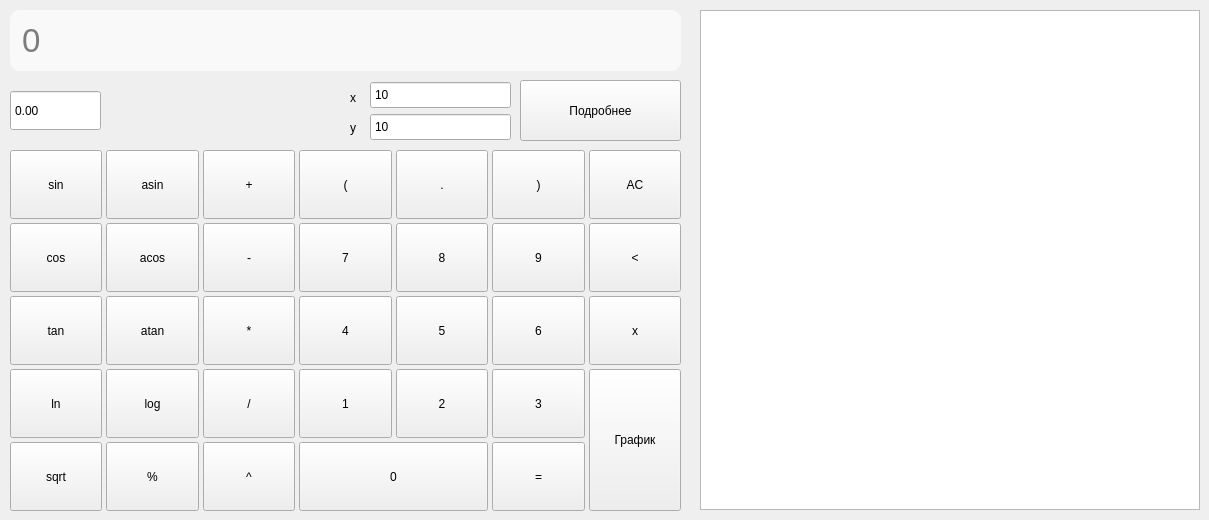
    <widget class="QWidget" name="tab">
     <attribute name="title">
      <string>Калькулятор</string>
     </attribute>
     <widget class="QWidget" name="gridLayoutWidget">
      <property name="geometry">
       <rect>
        <x>10</x>
        <y>150</y>
        <width>671</width>
        <height>361</height>
       </rect>
      </property>
      <layout class="QGridLayout" name="gridLayout">
       <property name="spacing">
        <number>4</number>
       </property>
       <item row="5" column="0">
        <widget class="QPushButton" name="pushButton_sqrt">
         <property name="sizePolicy">
          <sizepolicy hsizetype="Minimum" vsizetype="Minimum">
           <horstretch>0</horstretch>
           <verstretch>0</verstretch>
          </sizepolicy>
         </property>
         <property name="text">
          <string>sqrt</string>
         </property>
        </widget>
       </item>
       <item row="3" column="7">
        <widget class="QPushButton" name="pushButton_x">
         <property name="sizePolicy">
          <sizepolicy hsizetype="Minimum" vsizetype="Minimum">
           <horstretch>0</horstretch>
           <verstretch>0</verstretch>
          </sizepolicy>
         </property>
         <property name="text">
          <string>x</string>
         </property>
        </widget>
       </item>
       <item row="5" column="3">
        <widget class="QPushButton" name="pushButton_pow">
         <property name="sizePolicy">
          <sizepolicy hsizetype="Minimum" vsizetype="Minimum">
           <horstretch>0</horstretch>
           <verstretch>0</verstretch>
          </sizepolicy>
         </property>
         <property name="text">
          <string>^</string>
         </property>
        </widget>
       </item>
       <item row="3" column="1">
        <widget class="QPushButton" name="pushButton_atan">
         <property name="sizePolicy">
          <sizepolicy hsizetype="Minimum" vsizetype="Minimum">
           <horstretch>0</horstretch>
           <verstretch>0</verstretch>
          </sizepolicy>
         </property>
         <property name="text">
          <string>atan</string>
         </property>
        </widget>
       </item>
       <item row="2" column="7">
        <widget class="QPushButton" name="pushButton_backspace">
         <property name="sizePolicy">
          <sizepolicy hsizetype="Minimum" vsizetype="Minimum">
           <horstretch>0</horstretch>
           <verstretch>0</verstretch>
          </sizepolicy>
         </property>
         <property name="text">
          <string>&lt;</string>
         </property>
        </widget>
       </item>
       <item row="0" column="3">
        <widget class="QPushButton" name="pushButton_sum">
         <property name="sizePolicy">
          <sizepolicy hsizetype="Minimum" vsizetype="Minimum">
           <horstretch>0</horstretch>
           <verstretch>0</verstretch>
          </sizepolicy>
         </property>
         <property name="text">
          <string>+</string>
         </property>
        </widget>
       </item>
       <item row="5" column="1">
        <widget class="QPushButton" name="pushButton_mod">
         <property name="sizePolicy">
          <sizepolicy hsizetype="Minimum" vsizetype="Minimum">
           <horstretch>0</horstretch>
           <verstretch>0</verstretch>
          </sizepolicy>
         </property>
         <property name="text">
          <string>%</string>
         </property>
        </widget>
       </item>
       <item row="2" column="1">
        <widget class="QPushButton" name="pushButton_acos">
         <property name="sizePolicy">
          <sizepolicy hsizetype="Minimum" vsizetype="Minimum">
           <horstretch>0</horstretch>
           <verstretch>0</verstretch>
          </sizepolicy>
         </property>
         <property name="text">
          <string>acos</string>
         </property>
        </widget>
       </item>
       <item row="4" column="0">
        <widget class="QPushButton" name="pushButton_ln">
         <property name="sizePolicy">
          <sizepolicy hsizetype="Minimum" vsizetype="Minimum">
           <horstretch>0</horstretch>
           <verstretch>0</verstretch>
          </sizepolicy>
         </property>
         <property name="text">
          <string>ln</string>
         </property>
        </widget>
       </item>
       <item row="2" column="5">
        <widget class="QPushButton" name="pushButton_8">
         <property name="sizePolicy">
          <sizepolicy hsizetype="Minimum" vsizetype="Minimum">
           <horstretch>0</horstretch>
           <verstretch>0</verstretch>
          </sizepolicy>
         </property>
         <property name="text">
          <string>8</string>
         </property>
        </widget>
       </item>
       <item row="3" column="5">
        <widget class="QPushButton" name="pushButton_5">
         <property name="sizePolicy">
          <sizepolicy hsizetype="Minimum" vsizetype="Minimum">
           <horstretch>0</horstretch>
           <verstretch>0</verstretch>
          </sizepolicy>
         </property>
         <property name="text">
          <string>5</string>
         </property>
        </widget>
       </item>
       <item row="0" column="6">
        <widget class="QPushButton" name="pushButton_close">
         <property name="sizePolicy">
          <sizepolicy hsizetype="Minimum" vsizetype="Minimum">
           <horstretch>0</horstretch>
           <verstretch>0</verstretch>
          </sizepolicy>
         </property>
         <property name="text">
          <string>)</string>
         </property>
        </widget>
       </item>
       <item row="3" column="4">
        <widget class="QPushButton" name="pushButton_4">
         <property name="sizePolicy">
          <sizepolicy hsizetype="Minimum" vsizetype="Minimum">
           <horstretch>0</horstretch>
           <verstretch>0</verstretch>
          </sizepolicy>
         </property>
         <property name="text">
          <string>4</string>
         </property>
        </widget>
       </item>
       <item row="0" column="1">
        <widget class="QPushButton" name="pushButton_asin">
         <property name="sizePolicy">
          <sizepolicy hsizetype="Minimum" vsizetype="Minimum">
           <horstretch>0</horstretch>
           <verstretch>0</verstretch>
          </sizepolicy>
         </property>
         <property name="text">
          <string>asin</string>
         </property>
        </widget>
       </item>
       <item row="0" column="0">
        <widget class="QPushButton" name="pushButton_sin">
         <property name="sizePolicy">
          <sizepolicy hsizetype="Minimum" vsizetype="Minimum">
           <horstretch>0</horstretch>
           <verstretch>0</verstretch>
          </sizepolicy>
         </property>
         <property name="styleSheet">
          <string notr="true"/>
         </property>
         <property name="text">
          <string>sin</string>
         </property>
        </widget>
       </item>
       <item row="3" column="3">
        <widget class="QPushButton" name="pushButton_mul">
         <property name="sizePolicy">
          <sizepolicy hsizetype="Minimum" vsizetype="Minimum">
           <horstretch>0</horstretch>
           <verstretch>0</verstretch>
          </sizepolicy>
         </property>
         <property name="text">
          <string>*</string>
         </property>
        </widget>
       </item>
       <item row="0" column="7">
        <widget class="QPushButton" name="pushButton_clean">
         <property name="sizePolicy">
          <sizepolicy hsizetype="Minimum" vsizetype="Minimum">
           <horstretch>0</horstretch>
           <verstretch>0</verstretch>
          </sizepolicy>
         </property>
         <property name="text">
          <string>AC</string>
         </property>
        </widget>
       </item>
       <item row="5" column="6">
        <widget class="QPushButton" name="pushButton_result">
         <property name="sizePolicy">
          <sizepolicy hsizetype="Minimum" vsizetype="Minimum">
           <horstretch>0</horstretch>
           <verstretch>0</verstretch>
          </sizepolicy>
         </property>
         <property name="text">
          <string>=</string>
         </property>
        </widget>
       </item>
       <item row="4" column="5">
        <widget class="QPushButton" name="pushButton_2">
         <property name="sizePolicy">
          <sizepolicy hsizetype="Minimum" vsizetype="Minimum">
           <horstretch>0</horstretch>
           <verstretch>0</verstretch>
          </sizepolicy>
         </property>
         <property name="text">
          <string>2</string>
         </property>
        </widget>
       </item>
       <item row="2" column="0">
        <widget class="QPushButton" name="pushButton_cos">
         <property name="sizePolicy">
          <sizepolicy hsizetype="Minimum" vsizetype="Minimum">
           <horstretch>0</horstretch>
           <verstretch>0</verstretch>
          </sizepolicy>
         </property>
         <property name="text">
          <string>cos</string>
         </property>
        </widget>
       </item>
       <item row="0" column="5">
        <widget class="QPushButton" name="pushButton_dot">
         <property name="sizePolicy">
          <sizepolicy hsizetype="Minimum" vsizetype="Minimum">
           <horstretch>0</horstretch>
           <verstretch>0</verstretch>
          </sizepolicy>
         </property>
         <property name="text">
          <string>.</string>
         </property>
        </widget>
       </item>
       <item row="4" column="7" rowspan="2">
        <widget class="QPushButton" name="pushButton_draw">
         <property name="sizePolicy">
          <sizepolicy hsizetype="Minimum" vsizetype="Minimum">
           <horstretch>0</horstretch>
           <verstretch>0</verstretch>
          </sizepolicy>
         </property>
         <property name="text">
          <string>График</string>
         </property>
        </widget>
       </item>
       <item row="2" column="4">
        <widget class="QPushButton" name="pushButton_7">
         <property name="sizePolicy">
          <sizepolicy hsizetype="Minimum" vsizetype="Minimum">
           <horstretch>0</horstretch>
           <verstretch>0</verstretch>
          </sizepolicy>
         </property>
         <property name="text">
          <string>7</string>
         </property>
        </widget>
       </item>
       <item row="4" column="3">
        <widget class="QPushButton" name="pushButton_div">
         <property name="sizePolicy">
          <sizepolicy hsizetype="Minimum" vsizetype="Minimum">
           <horstretch>0</horstretch>
           <verstretch>0</verstretch>
          </sizepolicy>
         </property>
         <property name="text">
          <string>/</string>
         </property>
        </widget>
       </item>
       <item row="3" column="6">
        <widget class="QPushButton" name="pushButton_6">
         <property name="sizePolicy">
          <sizepolicy hsizetype="Minimum" vsizetype="Minimum">
           <horstretch>0</horstretch>
           <verstretch>0</verstretch>
          </sizepolicy>
         </property>
         <property name="text">
          <string>6</string>
         </property>
        </widget>
       </item>
       <item row="4" column="1">
        <widget class="QPushButton" name="pushButton_log">
         <property name="sizePolicy">
          <sizepolicy hsizetype="Minimum" vsizetype="Minimum">
           <horstretch>0</horstretch>
           <verstretch>0</verstretch>
          </sizepolicy>
         </property>
         <property name="text">
          <string>log</string>
         </property>
        </widget>
       </item>
       <item row="4" column="6">
        <widget class="QPushButton" name="pushButton_3">
         <property name="sizePolicy">
          <sizepolicy hsizetype="Minimum" vsizetype="Minimum">
           <horstretch>0</horstretch>
           <verstretch>0</verstretch>
          </sizepolicy>
         </property>
         <property name="text">
          <string>3</string>
         </property>
        </widget>
       </item>
       <item row="0" column="4">
        <widget class="QPushButton" name="pushButton_open">
         <property name="sizePolicy">
          <sizepolicy hsizetype="Minimum" vsizetype="Minimum">
           <horstretch>0</horstretch>
           <verstretch>0</verstretch>
          </sizepolicy>
         </property>
         <property name="text">
          <string>(</string>
         </property>
        </widget>
       </item>
       <item row="4" column="4">
        <widget class="QPushButton" name="pushButton_1">
         <property name="sizePolicy">
          <sizepolicy hsizetype="Minimum" vsizetype="Minimum">
           <horstretch>0</horstretch>
           <verstretch>0</verstretch>
          </sizepolicy>
         </property>
         <property name="text">
          <string>1</string>
         </property>
        </widget>
       </item>
       <item row="3" column="0">
        <widget class="QPushButton" name="pushButton_tan">
         <property name="sizePolicy">
          <sizepolicy hsizetype="Minimum" vsizetype="Minimum">
           <horstretch>0</horstretch>
           <verstretch>0</verstretch>
          </sizepolicy>
         </property>
         <property name="text">
          <string>tan</string>
         </property>
        </widget>
       </item>
       <item row="2" column="6">
        <widget class="QPushButton" name="pushButton_9">
         <property name="sizePolicy">
          <sizepolicy hsizetype="Minimum" vsizetype="Minimum">
           <horstretch>0</horstretch>
           <verstretch>0</verstretch>
          </sizepolicy>
         </property>
         <property name="text">
          <string>9</string>
         </property>
        </widget>
       </item>
       <item row="2" column="3">
        <widget class="QPushButton" name="pushButton_sub">
         <property name="sizePolicy">
          <sizepolicy hsizetype="Minimum" vsizetype="Minimum">
           <horstretch>0</horstretch>
           <verstretch>0</verstretch>
          </sizepolicy>
         </property>
         <property name="text">
          <string>-</string>
         </property>
        </widget>
       </item>
       <item row="5" column="4" colspan="2">
        <widget class="QPushButton" name="pushButton_0">
         <property name="sizePolicy">
          <sizepolicy hsizetype="Minimum" vsizetype="Minimum">
           <horstretch>0</horstretch>
           <verstretch>0</verstretch>
          </sizepolicy>
         </property>
         <property name="text">
          <string>0</string>
         </property>
        </widget>
       </item>
      </layout>
     </widget>
     <widget class="QLineEdit" name="lineEdit">
      <property name="geometry">
       <rect>
        <x>10</x>
        <y>10</y>
        <width>671</width>
        <height>61</height>
       </rect>
      </property>
      <property name="font">
       <font>
        <pointsize>25</pointsize>
       </font>
      </property>
      <property name="styleSheet">
       <string notr="true">padding: 10px;
border-radius: 10px;
background-color: rgba(255, 255, 255, 166);</string>
      </property>
      <property name="placeholderText">
       <string>0</string>
      </property>
     </widget>
     <widget class="QGraphicsView" name="graphicsView">
      <property name="geometry">
       <rect>
        <x>700</x>
        <y>10</y>
        <width>500</width>
        <height>500</height>
       </rect>
      </property>
      <property name="backgroundBrush">
       <brush brushstyle="NoBrush">
        <color alpha="255">
         <red>255</red>
         <green>255</green>
         <blue>255</blue>
        </color>
       </brush>
      </property>
     </widget>
     <widget class="QPushButton" name="pushButton_detail">
      <property name="geometry">
       <rect>
        <x>520</x>
        <y>80</y>
        <width>161</width>
        <height>61</height>
       </rect>
      </property>
      <property name="text">
       <string>Подробнее</string>
      </property>
     </widget>
     <widget class="QSpinBox" name="spinBox">
      <property name="geometry">
       <rect>
        <x>370</x>
        <y>81</y>
        <width>141</width>
        <height>28</height>
       </rect>
      </property>
      <property name="buttonSymbols">
       <enum>QAbstractSpinBox::NoButtons</enum>
      </property>
      <property name="minimum">
       <number>1</number>
      </property>
      <property name="maximum">
       <number>1000000</number>
      </property>
      <property name="value">
       <number>10</number>
      </property>
     </widget>
     <widget class="QSpinBox" name="spinBox_2">
      <property name="geometry">
       <rect>
        <x>370</x>
        <y>113</y>
        <width>141</width>
        <height>28</height>
       </rect>
      </property>
      <property name="buttonSymbols">
       <enum>QAbstractSpinBox::NoButtons</enum>
      </property>
      <property name="minimum">
       <number>1</number>
      </property>
      <property name="maximum">
       <number>1000000</number>
      </property>
      <property name="value">
       <number>10</number>
      </property>
     </widget>
     <widget class="QLabel" name="label">
      <property name="geometry">
       <rect>
        <x>350</x>
        <y>90</y>
        <width>21</width>
        <height>16</height>
       </rect>
      </property>
      <property name="text">
       <string>x</string>
      </property>
     </widget>
     <widget class="QLabel" name="label_2">
      <property name="geometry">
       <rect>
        <x>350</x>
        <y>120</y>
        <width>21</width>
        <height>16</height>
       </rect>
      </property>
      <property name="text">
       <string>y</string>
      </property>
     </widget>
     <widget class="QDoubleSpinBox" name="doubleSpinBox_x">
      <property name="geometry">
       <rect>
        <x>10</x>
        <y>90</y>
        <width>91</width>
        <height>41</height>
       </rect>
      </property>
      <property name="buttonSymbols">
       <enum>QAbstractSpinBox::NoButtons</enum>
      </property>
      <property name="minimum">
       <double>-1000000000.000000000000000</double>
      </property>
      <property name="maximum">
       <double>1000000000.000000000000000</double>
      </property>
     </widget>
    </widget>
